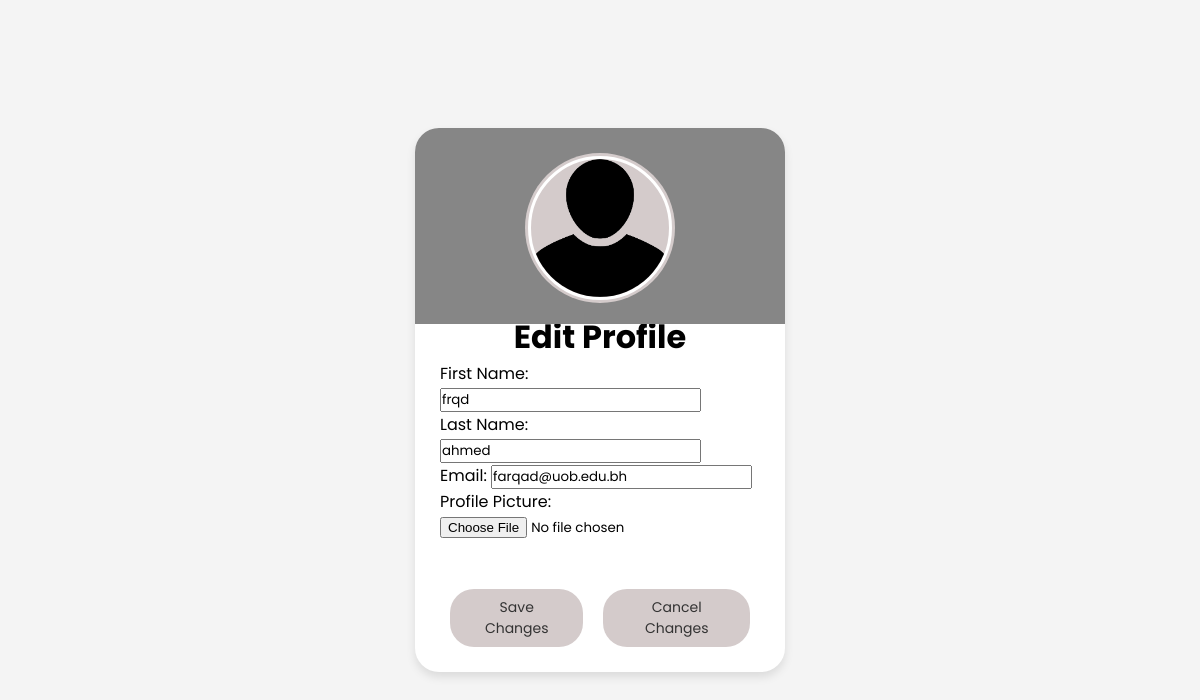
Screenshot of /edit_Profile.php (signed in) with the database file from the repository.
### tables this page shows
CREATE TABLE `users` (
  `FName` varchar(100) NOT NULL,
  `LName` varchar(100) NOT NULL,
  `ID` int(11) NOT NULL,
  `Email` varchar(255) NOT NULL,
  `Password` varchar(255) NOT NULL,
  `role` enum('student','doctor','admin') NOT NULL,
  `profile_picture` text DEFAULT NULL
);

### edit_Profile.php (the view, shortened to what this page needs)
<?php
require 'connection.php';
$user_id = $_SESSION['active_user_id'];
$sql = "SELECT * FROM users WHERE ID = ?";
$statement = $db->prepare($sql);
$statement->execute([$user_id]);
$user = $statement->fetch(PDO::FETCH_ASSOC);
?>
<!DOCTYPE html>
<html lang="en">
<head>
    <link rel="stylesheet" href="edit.css">
    <link rel="stylesheet" href="media.css">
</head>
<body>
<div class="profile-card">
        <div class="image">
            <img src="<?php echo $user['profile_picture'] ? $user['profile_picture'] : 'user.png'; ?>" alt="Profile Picture" class="profile-img">
        </div>
    <h1>Edit Profile</h1>
    <form method="post" enctype="multipart/form-data">
        <label for="FName">First Name:</label>
        <input type="text" id=FName name="FName" value="<?php echo $user['FName']; ?>"><br>
        <label for="LName">Last Name:</label>
        <input type="text" id=LName name="LName" value="<?php echo $user['LName'];string: ?>"><br>
        <label for="Email" >Email:</label>
        <input type="email" id="Email" name="Email" value="<?php echo $user['Email']; ?>"><br>
        <label for="Profile_Picture">Profile Picture:</label><br>
        <input type="file" id="Profile_Picture" name="profile_picture"  accept="image/*"><br><br>
        <div class="buttons">
        <button type="submit" class="button">Save Changes</button>
        <a href="browse_rooms.php" class="button">Cancel Changes</a>
            </div>
    </form>
</body>
</html>

### edit.css (style rules this page uses)
* { font-family: "Poppins", sans-serif; margin: 0; padding: 0; box-sizing: border-box; }
body { height: 100vh; display: flex; align-items: center; justify-content: center; background-color: #f4f4f4; }
.profile-card { max-width: 370px; width: 100%; background-color: #fff; box-shadow: 0 5px 10px rgba(0, 0, 0, 0.1); border-radius: 24px; padding: 25px; display: flex; flex-direction: column; align-items: center; position: relative; }
.profile-card::before { content: ''; position: absolute; top: 0; left: 0; border-radius: 24px 24px 0 0; height: 36%; width: 100%; background-color: #868686; }
.image { position: relative; height: 150px; width: 150px; border-radius: 50%; background-color: rgb(212, 203, 203); padding: 3px; margin-bottom: 10px; }
.image .profile-img { height: 100%; width: 100%; object-fit: cover; border-radius: 50%; border: 3px solid #fff; }
.buttons { display: flex; align-items: center; margin-top: 25px; }
.buttons .button { background-color: rgb(212, 203, 203); padding: 8px 24px; border: none; color: #333; font-size: 14px; margin: 0 10px; border-radius: 24px; font-weight: 400; cursor: pointer; text-decoration: none; text-align: center; }

### rows the page displays
users: FName "frqd", LName "ahmed", Email "farqad@uob.edu.bh"
